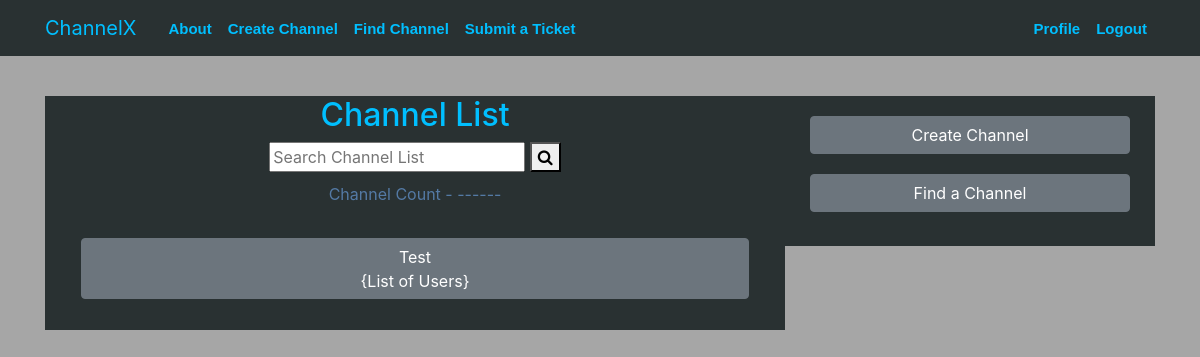
The app's page /channel/ (signed in), older data.
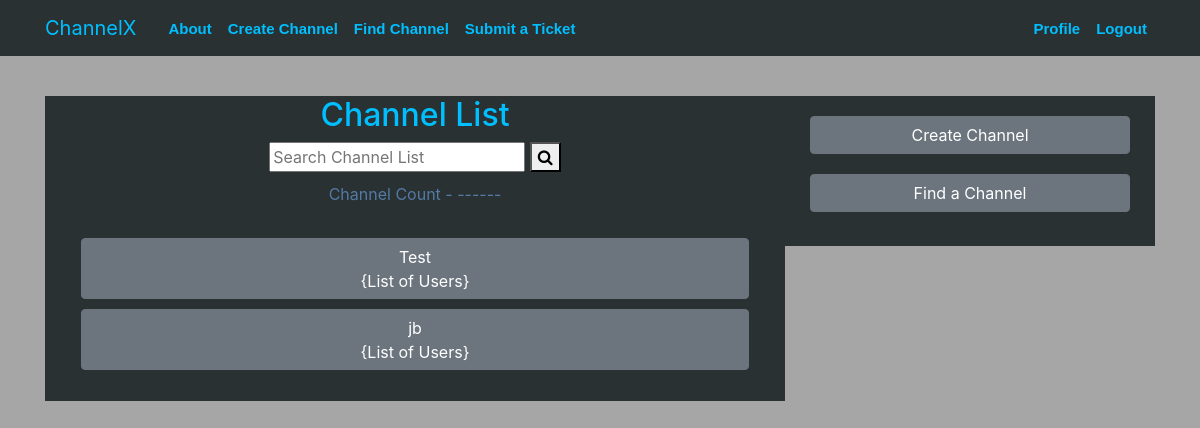
The same page, newer data.
### main/models.py (models this page shows, shortened)
class Channel(models.Model):
    room_name = models.CharField(max_length=30, unique=True)
    start_life = models.DateField(default=date.today, null=True)
    expire_date = models.DateField(default=date.today, null=True)
    start_quiet_hour = models.TimeField(default=datetime.now, blank=True)
    end_quiet_hour = models.TimeField(default=datetime.now, blank=True)
    room_owner = models.ForeignKey(User, on_delete=models.CASCADE, null=True)
    slug = models.SlugField(max_length=30, blank=True)

### main/views.py (the view)
# urls.py: path('channel/', ChannelListView.as_view(), name='main-channel-list'),
class ChannelListView(LoginRequiredMixin, ListView):
    model = Channel
    context_object_name = "channels"

### main/templates/main/channel_list.html (shortened to what this page needs)
{% extends "main/base.html" %}
{% block content %}
{% load static %}
<body>
  <div class="container-fluid">
    <div class="row content">
      <div class="col-8" style="text-align:center; background-color:#293132">
        <h2>Channel List</h2>
        <div>
            <form>
              <input type="text" placeholder="Search Channel List" name="search">
              <button type="submit"><i class="fa fa-search"></i></button>
              <div style="color: #547aa5; padding:10px">Channel Count - ------</div>
            </form>
        </div>
          <div class="table-wrapper-scroll-y" style="margin: 3%; background-color:#293132">
            {% for channel in channels %}
              <p style='margin:auto; padding:0px 0px 10px 0px'>
                <a href="{% url 'channel-detail' channel.slug %}"><button style="padding-bottom: 5px" class='btn btn-secondary btn-block'>{{ channel.room_name }}<br>{List of Users}</button>
              </p>
            {% endfor %}
          </div>
      </div>
      <div class="col-4" style="height:150px; background-color:#293132;">
                <p style='margin:auto; padding:20px 10px 0px 10px'>
                    <a href="{% url 'channel-create' %}"><button class='btn btn-secondary btn-block'>Create Channel</button></a>
                </p>
                <p style='margin:auto; padding:20px 10px 0px 10px'>
                    <a href="{% url 'main-findchannel' %}"><button class='btn btn-secondary btn-block'>Find a Channel</button></a>
                </p>
            </div>
        </div>
    </div>
</body>
{% endblock content %}

Row changes from the older to the newer data that the page shows:
added Channel: room_name "jb"
